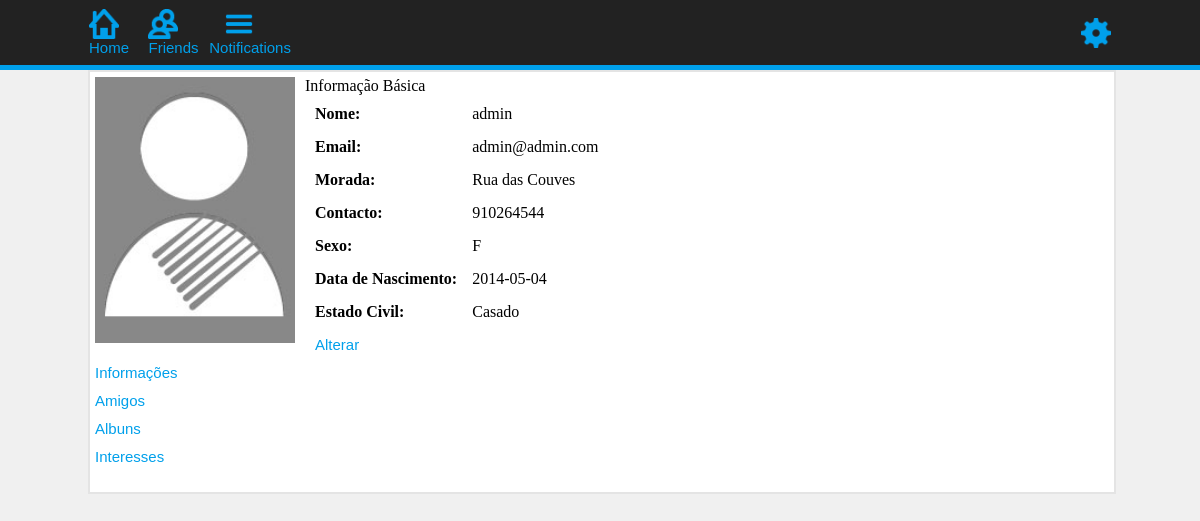
/RedeSocial/users/index.php (signed in), run on the app's committed database.
### tables this page shows
CREATE TABLE IF NOT EXISTS `users` (
  `id_user` int(11) NOT NULL AUTO_INCREMENT,
  `nome` varchar(200) NOT NULL,
  `data_nascimento` date NOT NULL,
  `email` varchar(200) NOT NULL,
  `password` varchar(200) NOT NULL,
  `sexo` char(1) NOT NULL,
  `morada` varchar(250) NOT NULL,
  `contacto` varchar(250) NOT NULL,
  `estado_civil` varchar(200) NOT NULL,
  PRIMARY KEY (`id_user`),
  UNIQUE KEY `id_users` (`id_user`),
  UNIQUE KEY `email` (`email`),
  UNIQUE KEY `email_2` (`email`)
);

### RedeSocial/users/informacoes.php (the view, shortened to what this page needs)
<?php
if(isset($_GET['funcao']))
$funcao=$_GET['funcao'];
else
$funcao='';
?>
<?php if($funcao!='alterar'){ ?>
<div class="title">Informação Básica</div>
<?php
$id_user=$_SESSION['id_user'];
$sql=mysql_query("select * from users where id_user='$id_user'");
while($linha=mysql_fetch_array($sql)){
	$id_user=$linha['id_user'];
	$nome=$linha['nome'];
	$data_nascimento=$linha['data_nascimento'];
	$email=$linha['email'];
	$sexo=$linha['sexo'];
	$morada=$linha['morada'];
	$contacto=$linha['contacto'];
	$estado_civil=$linha['estado_civil'];
}
?>
<table cellpadding="5" cellspacing="5" border="0">
<tr><td><strong>Nome:</strong></td><td><?php echo $nome; ?></td></tr>
<tr><td><strong>Email:</strong></td><td><?php echo $email; ?></td></tr>
<tr><td><strong>Morada:</strong></td><td><?php echo $morada; ?></td></tr>
<tr><td><strong>Contacto:</strong></td><td><?php echo $contacto; ?></td></tr>
<tr><td><strong>Sexo:</strong></td><td><?php echo $sexo; ?></td></tr>
<tr><td><strong>Data de Nascimento:</strong></td><td><?php echo $data_nascimento; ?></td></tr>
<tr><td><strong>Estado Civil:</strong></td><td><?php echo $estado_civil; ?></td></tr>
<tr><td><a href="?pg=home&pg_m=informacoes&funcao=alterar&id=<?php echo $id_user; ?>">Alterar</a></td></tr>
</table>
<?php } ?>

### RedeSocial/css/style.css (style rules this page uses)
body { margin:0px; padding:0px; background-color:#F0F0F0; }
a { text-decoration:none; color:#00A0EB; font-size:15px; font-family:Arial, Verdana, Geneva, sans-serif; text-align:center; text-decoration:none; }

### data on the page
users: nome "admin", email "admin@admin.com", morada "Rua das Couves", contacto "910264544", sexo "F", data_nascimento "2014-05-04", estado_civil "Casado"
